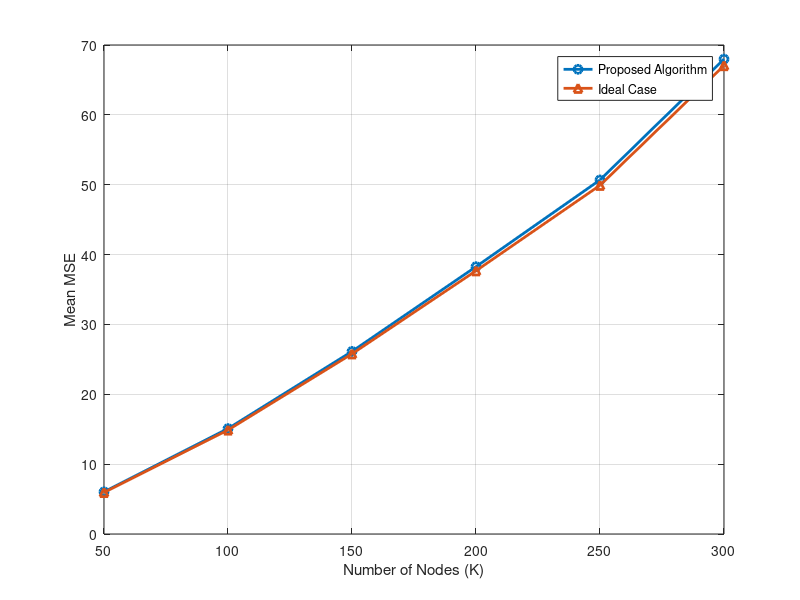

Write MATLAB code to recreate this figure.
data = [
50	100	150	200	250	300
6.035902197	15.08967491	26.1359925	38.26670124	50.68226152	67.98316183
5.946077593	14.88433489	25.7877113	37.67763002	49.91261199	67.0487036
];

K = data(1, :);        % x-axis: node counts
MSE_1 = data(2, :);    % First method's MSE
MSE_2 = data(3, :);    % Second method's MSE

figure;
plot(K, MSE_1, '-o', 'LineWidth', 2); hold on;
plot(K, MSE_2, '-^', 'LineWidth', 2); hold off;
xlabel('Number of Nodes (K)');
ylabel('Mean MSE');
legend('Proposed Algorithm', 'Ideal Case');
grid on;
